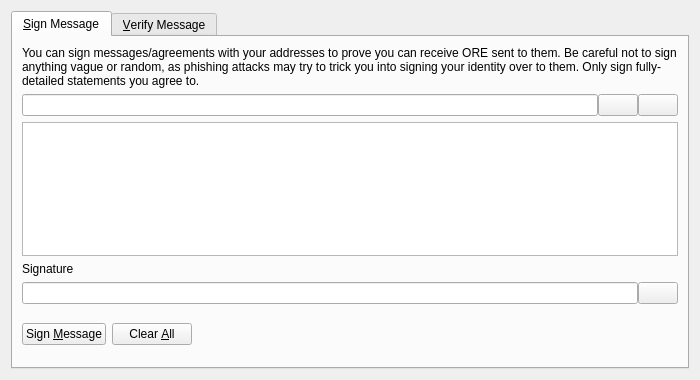
<?xml version="1.0" encoding="UTF-8"?>
<ui version="4.0">
 <class>SignVerifyMessageDialog</class>
 <widget class="QDialog" name="SignVerifyMessageDialog">
  <property name="geometry">
   <rect>
    <x>0</x>
    <y>0</y>
    <width>700</width>
    <height>380</height>
   </rect>
  </property>
  <property name="windowTitle">
   <string>Signatures - Sign / Verify a Message</string>
  </property>
  <property name="modal">
   <bool>true</bool>
  </property>
  <layout class="QVBoxLayout" name="verticalLayout">
   <item>
    <widget class="QTabWidget" name="tabWidget">
     <property name="currentIndex">
      <number>0</number>
     </property>
     <widget class="QWidget" name="tabSignMessage">
      <attribute name="title">
       <string>&amp;Sign Message</string>
      </attribute>
      <layout class="QVBoxLayout" name="verticalLayout_SM">
       <item>
        <widget class="QLabel" name="infoLabel_SM">
         <property name="text">
          <string>You can sign messages/agreements with your addresses to prove you can receive ORE sent to them. Be careful not to sign anything vague or random, as phishing attacks may try to trick you into signing your identity over to them. Only sign fully-detailed statements you agree to.</string>
         </property>
         <property name="textFormat">
          <enum>Qt::PlainText</enum>
         </property>
         <property name="wordWrap">
          <bool>true</bool>
         </property>
        </widget>
       </item>
       <item>
        <layout class="QHBoxLayout" name="horizontalLayout_1_SM">
         <property name="spacing">
          <number>0</number>
         </property>
         <item>
          <widget class="QValidatedLineEdit" name="addressIn_SM">
           <property name="toolTip">
            <string>The Galactrum address to sign the message with</string>
           </property>
          </widget>
         </item>
         <item>
          <widget class="QPushButton" name="addressBookButton_SM">
           <property name="toolTip">
            <string>Choose previously used address</string>
           </property>
           <property name="text">
            <string/>
           </property>
           <property name="shortcut">
            <string>Alt+A</string>
           </property>
           <property name="autoDefault">
            <bool>false</bool>
           </property>
          </widget>
         </item>
         <item>
          <widget class="QPushButton" name="pasteButton_SM">
           <property name="toolTip">
            <string>Paste address from clipboard</string>
           </property>
           <property name="text">
            <string/>
           </property>
           <property name="shortcut">
            <string>Alt+P</string>
           </property>
           <property name="autoDefault">
            <bool>false</bool>
           </property>
          </widget>
         </item>
        </layout>
       </item>
       <item>
        <widget class="QPlainTextEdit" name="messageIn_SM">
         <property name="toolTip">
          <string>Enter the message you want to sign here</string>
         </property>
        </widget>
       </item>
       <item>
        <widget class="QLabel" name="signatureLabel_SM">
         <property name="text">
          <string>Signature</string>
         </property>
         <property name="textFormat">
          <enum>Qt::PlainText</enum>
         </property>
        </widget>
       </item>
       <item>
        <layout class="QHBoxLayout" name="horizontalLayout_2_SM">
         <property name="spacing">
          <number>0</number>
         </property>
         <item>
          <widget class="QLineEdit" name="signatureOut_SM">
           <property name="font">
            <font>
             <italic>true</italic>
            </font>
           </property>
           <property name="readOnly">
            <bool>true</bool>
           </property>
          </widget>
         </item>
         <item>
          <widget class="QPushButton" name="copySignatureButton_SM">
           <property name="toolTip">
            <string>Copy the current signature to the system clipboard</string>
           </property>
           <property name="text">
            <string/>
           </property>
           <property name="autoDefault">
            <bool>false</bool>
           </property>
          </widget>
         </item>
        </layout>
       </item>
       <item>
        <layout class="QHBoxLayout" name="horizontalLayout_3_SM">
         <item>
          <widget class="QPushButton" name="signMessageButton_SM">
           <property name="toolTip">
            <string>Sign the message to prove you own this Galactrum address</string>
           </property>
           <property name="text">
            <string>Sign &amp;Message</string>
           </property>
           <property name="autoDefault">
            <bool>false</bool>
           </property>
          </widget>
         </item>
         <item>
          <widget class="QPushButton" name="clearButton_SM">
           <property name="toolTip">
            <string>Reset all sign message fields</string>
           </property>
           <property name="text">
            <string>Clear &amp;All</string>
           </property>
           <property name="autoDefault">
            <bool>false</bool>
           </property>
          </widget>
         </item>
         <item>
          <spacer name="horizontalSpacer_1_SM">
           <property name="orientation">
            <enum>Qt::Horizontal</enum>
           </property>
           <property name="sizeHint" stdset="0">
            <size>
             <width>40</width>
             <height>48</height>
            </size>
           </property>
          </spacer>
         </item>
         <item>
          <widget class="QLabel" name="statusLabel_SM">
           <property name="font">
            <font>
             <weight>75</weight>
             <bold>true</bold>
            </font>
           </property>
           <property name="text">
            <string/>
           </property>
           <property name="wordWrap">
            <bool>true</bool>
           </property>
          </widget>
         </item>
         <item>
          <spacer name="horizontalSpacer_2_SM">
           <property name="orientation">
            <enum>Qt::Horizontal</enum>
           </property>
           <property name="sizeHint" stdset="0">
            <size>
             <width>40</width>
             <height>48</height>
            </size>
           </property>
          </spacer>
         </item>
        </layout>
       </item>
      </layout>
     </widget>
     <widget class="QWidget" name="tabVerifyMessage">
      <attribute name="title">
       <string>&amp;Verify Message</string>
      </attribute>
      <layout class="QVBoxLayout" name="verticalLayout_VM">
       <item>
        <widget class="QLabel" name="infoLabel_VM">
         <property name="text">
          <string>Enter the receiver's address, message (ensure you copy line breaks, spaces, tabs, etc. exactly) and signature below to verify the message. Be careful not to read more into the signature than what is in the signed message itself, to avoid being tricked by a man-in-the-middle attack. Note that this only proves the signing party receives with the address, it cannot prove sendership of any transaction!</string>
         </property>
         <property name="textFormat">
          <enum>Qt::PlainText</enum>
         </property>
         <property name="alignment">
          <set>Qt::AlignLeading|Qt::AlignLeft|Qt::AlignTop</set>
         </property>
         <property name="wordWrap">
          <bool>true</bool>
         </property>
        </widget>
       </item>
       <item>
        <layout class="QHBoxLayout" name="horizontalLayout_1_VM">
         <property name="spacing">
          <number>0</number>
         </property>
         <item>
          <widget class="QValidatedLineEdit" name="addressIn_VM">
           <property name="toolTip">
            <string>The Galactrum address the message was signed with</string>
           </property>
          </widget>
         </item>
         <item>
          <widget class="QPushButton" name="addressBookButton_VM">
           <property name="toolTip">
            <string>Choose previously used address</string>
           </property>
           <property name="text">
            <string/>
           </property>
           <property name="shortcut">
            <string>Alt+A</string>
           </property>
           <property name="autoDefault">
            <bool>false</bool>
           </property>
          </widget>
         </item>
        </layout>
       </item>
       <item>
        <widget class="QPlainTextEdit" name="messageIn_VM"/>
       </item>
       <item>
        <widget class="QValidatedLineEdit" name="signatureIn_VM"/>
       </item>
       <item>
        <layout class="QHBoxLayout" name="horizontalLayout_2_VM">
         <item>
          <widget class="QPushButton" name="verifyMessageButton_VM">
           <property name="toolTip">
            <string>Verify the message to ensure it was signed with the specified Galactrum address</string>
           </property>
           <property name="text">
            <string>Verify &amp;Message</string>
           </property>
           <property name="autoDefault">
            <bool>false</bool>
           </property>
          </widget>
         </item>
         <item>
          <widget class="QPushButton" name="clearButton_VM">
           <property name="toolTip">
            <string>Reset all verify message fields</string>
           </property>
           <property name="text">
            <string>Clear &amp;All</string>
           </property>
           <property name="autoDefault">
            <bool>false</bool>
           </property>
          </widget>
         </item>
         <item>
          <spacer name="horizontalSpacer_1_VM">
           <property name="orientation">
            <enum>Qt::Horizontal</enum>
           </property>
           <property name="sizeHint" stdset="0">
            <size>
             <width>40</width>
             <height>48</height>
            </size>
           </property>
          </spacer>
         </item>
         <item>
          <widget class="QLabel" name="statusLabel_VM">
           <property name="font">
            <font>
             <weight>75</weight>
             <bold>true</bold>
            </font>
           </property>
           <property name="text">
            <string/>
           </property>
           <property name="wordWrap">
            <bool>true</bool>
           </property>
          </widget>
         </item>
         <item>
          <spacer name="horizontalSpacer_2_VM">
           <property name="orientation">
            <enum>Qt::Horizontal</enum>
           </property>
           <property name="sizeHint" stdset="0">
            <size>
             <width>40</width>
             <height>48</height>
            </size>
           </property>
          </spacer>
         </item>
        </layout>
       </item>
      </layout>
     </widget>
    </widget>
   </item>
  </layout>
 </widget>
 <customwidgets>
  <customwidget>
   <class>QValidatedLineEdit</class>
   <extends>QLineEdit</extends>
   <header>qvalidatedlineedit.h</header>
  </customwidget>
 </customwidgets>
 <resources>
  <include location="../galactrum.qrc"/>
 </resources>
 <connections/>
</ui>
